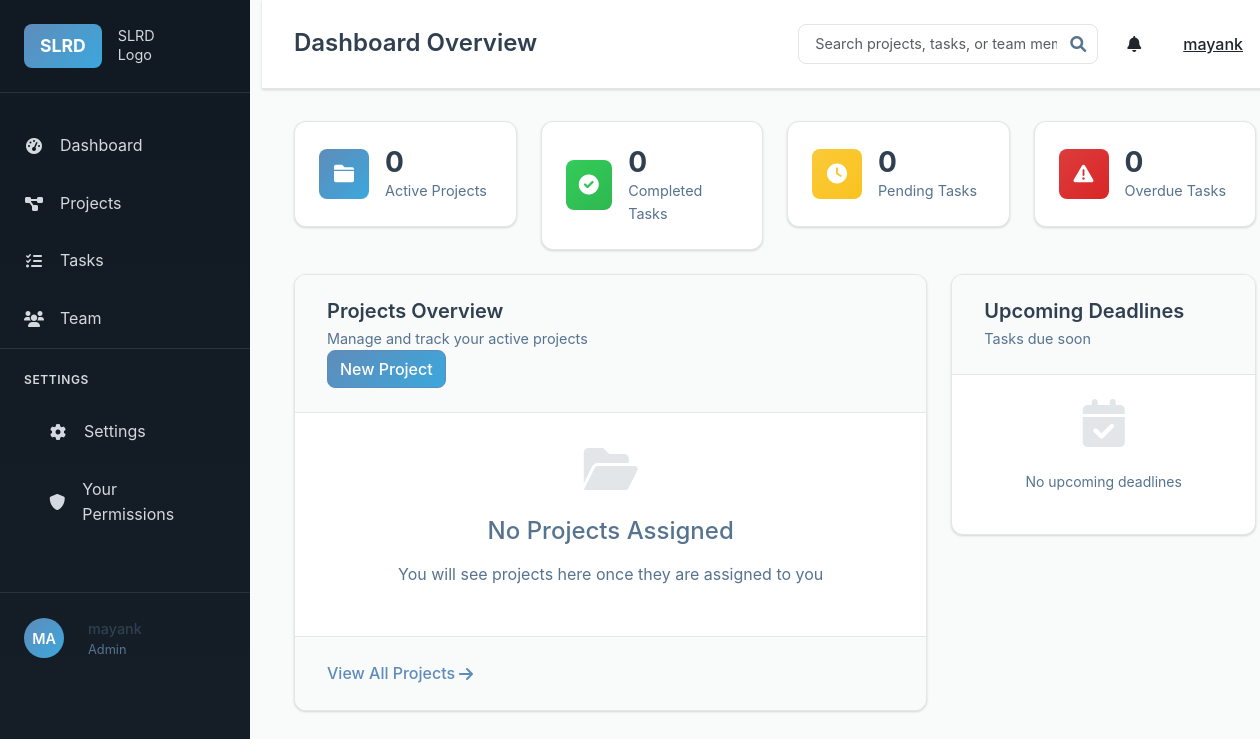
Page /manager/dashboard (signed in) on the earlier database version.
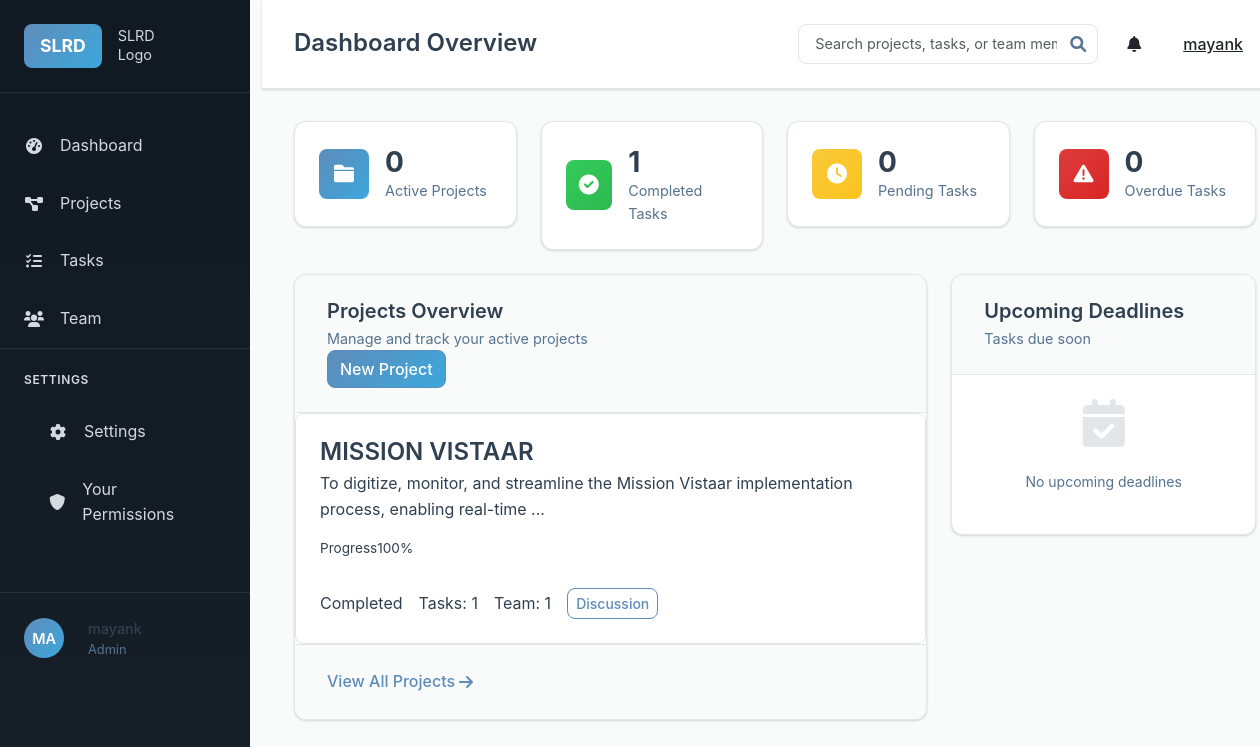
Same page on the later database version.
### models.py (models this page shows, shortened)
class Project(db.Model):
    id = db.Column(db.Integer, primary_key=True)
    title = db.Column(db.String(200), nullable=False)
    description = db.Column(db.Text)
    status = db.Column(db.String(20), default='In Progress')  # Just Started, In Progress, Completed
    progress = db.Column(db.Integer, default=0)  # 0-100%
    deadline = db.Column(db.Date)
    created_at = db.Column(db.DateTime, default=lambda: datetime.now(timezone.utc))
    updated_at = db.Column(db.DateTime, default=lambda: datetime.now(timezone.utc), onupdate=lambda: datetime.now(timezone.utc))
    created_by_id = db.Column(db.Integer, db.ForeignKey('user.id'), nullable=False)
    tasks = db.relationship('Task', backref='project', lazy='dynamic', cascade='all, delete-orphan')
    comments = db.relationship('Comment', backref='project', lazy='dynamic', cascade='all, delete-orphan')
    documents = db.relationship('Document', backref='project', lazy='dynamic', cascade='all, delete-orphan')
    assigned_users = db.relationship('User', secondary='project_assignments', back_populates='projects_assigned')

### routes.py (the view)
@app.route('/manager/dashboard')
@login_required
def manager_dashboard():
    if current_user.role not in ['Admin', 'Manager']:
        abort(403)
    projects = current_user.get_accessible_projects()
    tasks = current_user.get_accessible_tasks()
    total_projects = len(projects)
    active_projects = len([p for p in projects if p.status in ['Just Started', 'In Progress']])
    completed_projects = len([p for p in projects if p.status == 'Completed'])
    total_tasks = len(tasks)
    completed_tasks = len([t for t in tasks if t.status == 'Completed'])
    pending_tasks = len([t for t in tasks if t.status == 'Pending'])
    overdue_tasks = len([t for t in tasks if t.is_overdue()])
    recent_projects = sorted(projects, key=lambda x: x.created_at, reverse=True)[:3]
    upcoming_deadlines = sorted([t for t in tasks if t.deadline and t.status != 'Completed'],
                               key=lambda x: x.deadline)[:5]
    return render_template('dashboard/manager.html',
                         total_projects=total_projects,
                         active_projects=active_projects,
                         completed_projects=completed_projects,
                         total_tasks=total_tasks,
                         completed_tasks=completed_tasks,
                         pending_tasks=pending_tasks,
                         overdue_tasks=overdue_tasks,
                         recent_projects=recent_projects,
                         upcoming_deadlines=upcoming_deadlines)

### app.py (called while the page is built)
@login_manager.user_loader
def load_user(user_id):
    from models import User
    return User.query.get(int(user_id))

### models.py (called while the page is built)
    def get_accessible_projects(self):
        if self.role == 'Admin':
            return Project.query.all()
        elif self.role == 'Manager':
            created = Project.query.filter_by(created_by_id=self.id).all()
            assigned = self.projects_assigned.all()
            return list(set(created + assigned))
        else:
            return self.projects_assigned.all()

    def get_accessible_tasks(self):
        if self.role == 'Admin':
            return Task.query.all()
        elif self.role == 'Manager':
            created = Task.query.filter_by(created_by_id=self.id).all()
            assigned = Task.query.filter_by(assigned_to_id=self.id).all()
            return list(set(created + assigned))
        else:
            return Task.query.filter_by(assigned_to_id=self.id).all()

    def is_overdue(self):
        if self.deadline and self.status != 'Completed':
            return datetime.now().date() > self.deadline
        return False

### templates/dashboard/manager.html (shortened to what the changed rows need)
{% extends "base.html" %}
{% block page_title %}Dashboard Overview{% endblock %}
{% block content %}
<div class="dashboard-overview">
    <div class="row mb-4">
        <div class="col-md-3">
            <div class="stat-card success">
                <div class="stat-content">
                    <h3>{{ completed_tasks }}</h3>
                    <p>Completed Tasks</p>
                </div>
            </div>
        </div>
    </div>
    <div class="row">
        <div class="col-md-8">
            <div class="content-card">
                <div class="projects-list">
                    {% for project in recent_projects %}
                    <div class="project-item">
                        <h4>{{ project.title }}</h4>
                        <p>{{ project.description[:100] }}...</p>
                        <div class="project-meta">
                            <div class="progress-info">
                                <span>Progress</span>
                                <span>{{ project.progress }}%</span>
                            </div>
                        </div>
                        <div class="project-details">
                            <span class="status in-progress">{{ project.status }}</span>
                            <span class="tasks">Tasks: {{ project.tasks.count() }}</span>
                            <span class="team">Team: {{ project.assigned_users|length }}</span>
                            <a href="{{ url_for('view_project', project_id=project.id) }}" class="btn btn-sm btn-outline-primary">Discussion</a>
                        </div>
                    </div>
                    {% endfor %}
                    {% if recent_projects|length == 0 %}
                    <div class="empty-state">
                        <i class="fas fa-folder-open"></i>
                        <h4>No Projects Assigned</h4>
                        <p>You will see projects here once they are assigned to you</p>
                    </div>
                    {% endif %}
                </div>
            </div>
        </div>
    </div>
</div>
{% endblock %}

Differences in the rows shown:
added Project: title "MISSION VISTAAR", description "To digitize, monitor, and streamline the Mission Vistaar implementation process, enabling real-time", progress "100", status "Completed", tasks.count "1", assigned_users|length "1"
Other differences:
{{ completed_tasks }}: "0" → "1"
text no longer shown: "No Projects Assigned You will see projects here once they are assigned to you"
